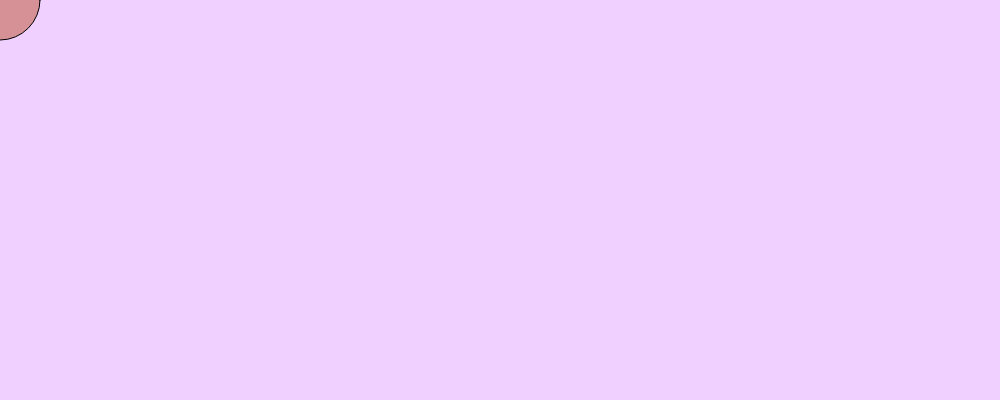
Frame 1 (no input)
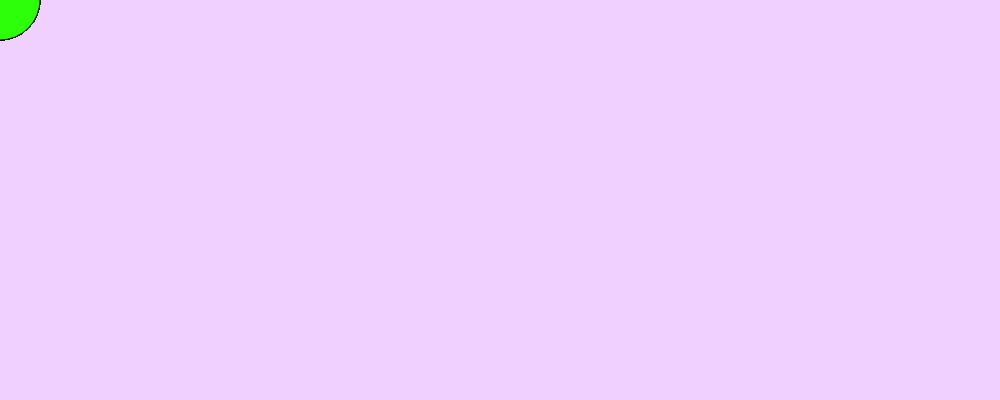
Frame 60 (no input)
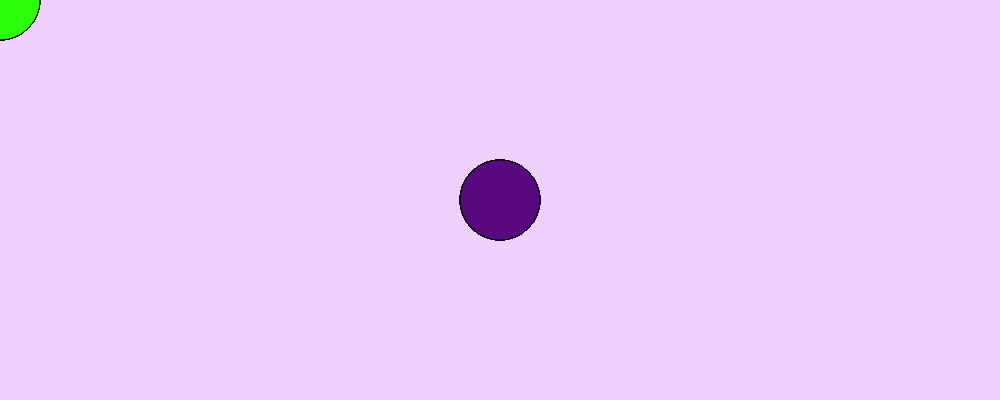
Frame 120 (the mouse pressed at the canvas centre since frame 60)

The p5.js sketch that drew these frames (run headless with seeded random() and noise() and a simulated clock; from frame 60 on, the mouse is pressed at the canvas centre):

// p5.js sketch
// ── sketch.js
function setup() {
  createCanvas(1000, 400);
  background(240, 208, 255);
  }
  function draw() {
    
  if (mouseIsPressed) {
  fill(89, 9, 126);
  } 
  else {
  fill(random(300),random(700),random(200)); 
  }
  ellipse(mouseX, mouseY, 80, 80);
  }
